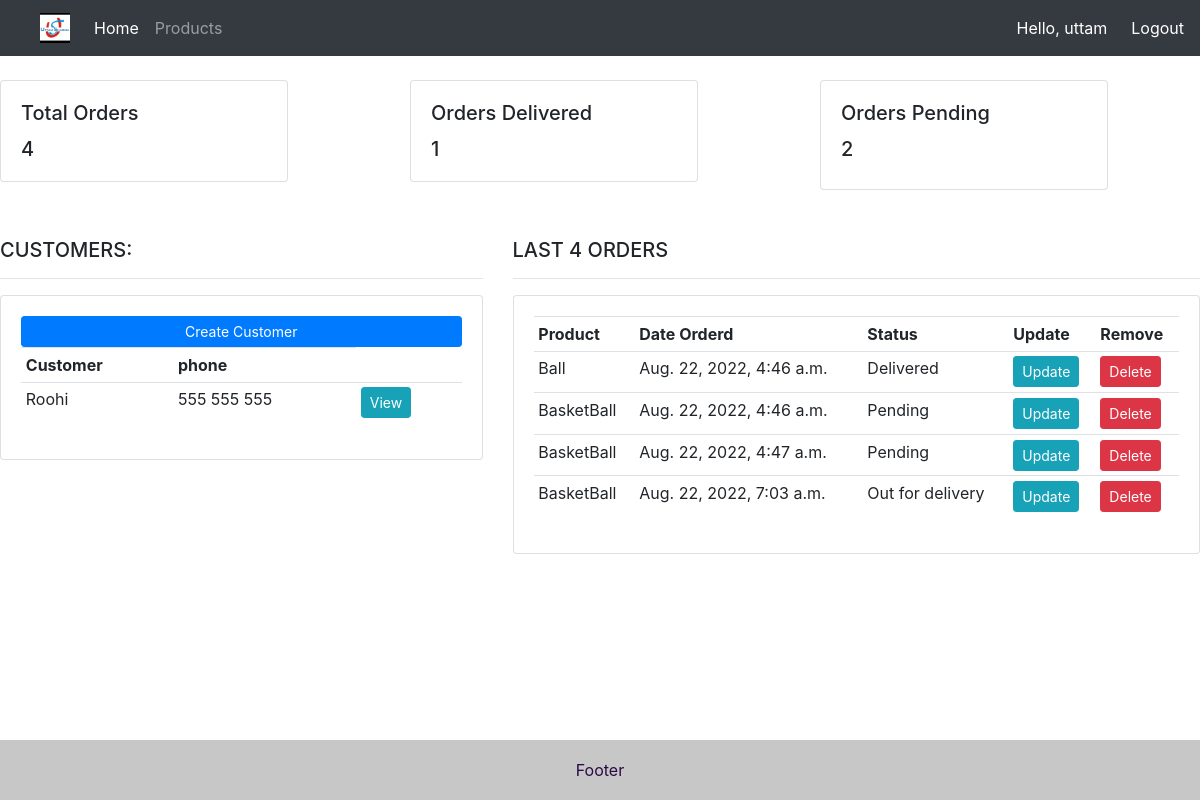
The app's page / (signed in) with its own data.
### accounts/models.py (models this page shows, shortened)
class Customer(models.Model):
    name = models.CharField(max_length=200, null=True)
    phone = models.CharField(max_length=200, null=True)
    email = models.CharField(max_length=200, null=True)
    date_created = models.DateField(auto_now_add=True)

class Order(models.Model):
    STATUS = (('Pending', 'Pending'),
              ('Out for delivery', 'Out for delivery'),
              ('Delivered', 'Delivered')
              )
    customer = models.ForeignKey(
        Customer, null=True, on_delete=models.SET_NULL)
    product = models.ForeignKey(Product, null=True, on_delete=models.SET_NULL)
    date_created = models.DateTimeField(auto_now_add=True, null=True)
    status = models.CharField(max_length=200, choices=STATUS)

class Product(models.Model):
    CATEGORY = (('Indoor', 'Indoor'), ('Out Door', 'Out Door'))
    name = models.CharField(max_length=200, null=True)
    price = models.FloatField(null=True)
    category = models.CharField(max_length=200, choices=CATEGORY)
    description = models.CharField(max_length=200, null=True)
    date_created = models.DateField(auto_created=True, null=True)
    tags = models.ManyToManyField(Tags)
    def __str__(self) -> str:
        return self.name

### accounts/views.py (the view)
# urls.py: path('', views.home, name="home"),
@login_required(login_url='login')
def home(request):
    orders = Order.objects.all()
    customer = Customer.objects.all()
    total_orders = orders.count()
    delivered_orders = orders.filter(status='Delivered').count()
    pending_orders = orders.filter(status='Pending').count()
    context = {'orders': orders,
               'customer': customer,
               'total_orders': total_orders,
               'pending_orders': pending_orders,
               'delivered_orders': delivered_orders
               }
    return render(request, 'accounts/dashboard.html', context)

### accounts/templates/accounts/dashboard.html
{% extends 'accounts/main.html' %}
{% block content %}
{% include 'accounts/status.html' %}
<div class="row mt-5">
  <div class="col-md-5">
    <h5>CUSTOMERS:</h5>
    <hr />
    <div class="card card-body">
      <a class="btn btn-primary btn-sm btn-block" href="{% url 'create_customer' %}">Create Customer</a>
      <table class="table table-sm">
        <tr>
          <th>Customer</th>
          <th>phone</th>
        </tr>
        {%for i in customer%}
        <tr>
          <td>{{i.name}}</td>
          <td>{{i.phone}}</td>
          <td><a class="btn btn-sm btn-info" href="{% url 'customer' i.id %}">View</a></td>
        </tr>
        {%endfor%}
      </table>
    </div>
  </div>
  <div class="col-md-7">
    <h5>LAST {{total_orders}} ORDERS</h5>
    <hr />
    <div class="card card-body">
      <table class="table table-sm">
        <tr>
          <th>Product</th>
          <th>Date Orderd</th>
          <th>Status</th>
          <th>Update</th>
          <th>Remove</th>
        </tr>
        {%for i in orders %}
        <tr>
          <td>{{i.product}}</td>
          <td>{{i.date_created}}</td>
          <td>{{i.status}}</td>
          <td><a class="btn btn-sm btn-info" href="{%url 'update_order' i.id%}">Update</a></td>
          <td><a class="btn btn-sm btn-danger" href="{%url 'delete_order' i.id%}">Delete</a></td>
        </tr>
        {%endfor%}
      </table>
    </div>
  </div>
</div>
{% endblock %}

### accounts/templates/accounts/main.html (shortened to what this page needs)
{% load static %}
<!DOCTYPE html>
<html lang="en">
<head>
  <link rel="stylesheet" href="https://cdn.jsdelivr.net/npm/bootstrap@4.0.0/dist/css/bootstrap.min.css"
 />
  <link rel="stylesheet" type="text/css" href="{% static 'css/main.css' %}" />
</head>
<body class="">
  {%include 'accounts/header.html'%}
  <main>{%block content%} {%endblock%}</main>
  {%include 'accounts/footer.html'%}
</body>
</html>

### accounts/templates/accounts/header.html (shortened to what this page needs)
{%load static%}
<nav class="navbar navbar-expand-lg navbar-dark bg-dark">
  <a href="/"><img class="ml-4 navbar-brand" width="30" height="40" src="{% static '/images/logo.jpg' %}" alt="" /></a>
  <div class="collapse navbar-collapse" id="navbarNav">
    <ul class="navbar-nav">
      <li class="nav-item active">
        <a class="nav-link" href="/">Home <span class="sr-only">(current)</span></a>
      </li>
      <li class="nav-item">
        <a class="nav-link" href="/product">Products</a>
      </li>
    </ul>
  </div>
  <span class="hello mr-4">Hello, {{request.user}} </span>
  <span><a class="hello" href="{%url 'logout'%}">Logout</a></span>
</nav>

### accounts/templates/accounts/status.html
<div class="row mt-4">
  <div class="col-lg-4">
    <div class="card" style="width: 18rem">
      <div class="card-body">
        <h5 class="card-title">Total Orders</h5>
        <h5 class="card-text">
          {{total_orders}}
        </h5>
      </div>
    </div>
  </div>
  <div class="col-lg-4">
    <div class="card" style="width: 18rem">
      <div class="card-body">
        <h5 class="card-title">Orders Delivered</h5>
        <h5 class="card-text">
          {{delivered_orders}}
        </h5>
      </div>
    </div>
  </div>
  <div class="col-lg-4">
    <div class="card" style="width: 18rem">
      <div class="card-body">
        <h5 class="card-title">Orders Pending</h5>
        <h5>{{pending_orders}}</h5>
      </div>
    </div>
  </div>
</div>

### accounts/templates/accounts/footer.html
<footer>Footer</footer>

### static/css/main.css (style rules this page uses)
* { margin: 0; padding: 0; box-sizing: border-box; }
html, body { overflow-x: hidden; }
body { width: 100vw; display: flex; flex-direction: column; min-height: 100vh; }
footer { background-color: #c7c7c7; color: #2a0944; display: flex; align-items: center; justify-content: center; height: 60px; width: 100%; margin-top: auto; }

### accounts/templates/accounts/header.html (style rules this page uses)
.hello { font-size: 16px; color: #fff; }

### records on screen
Customer: name "Roohi", phone "555 555 555"
Order: product "Ball", date_created "Aug. 22, 2022, 4:46 a.m.", status "Delivered"
Order: product "BasketBall", date_created "Aug. 22, 2022, 4:46 a.m.", status "Pending"
Order: product "BasketBall", date_created "Aug. 22, 2022, 4:47 a.m.", status "Pending"
Order: product "BasketBall", date_created "Aug. 22, 2022, 7:03 a.m.", status "Out for delivery"

### other values on screen
{{ request.user }} "uttam"
{{ total_orders }} "4"
{{ delivered_orders }} "1"
{{ pending_orders }} "2"
